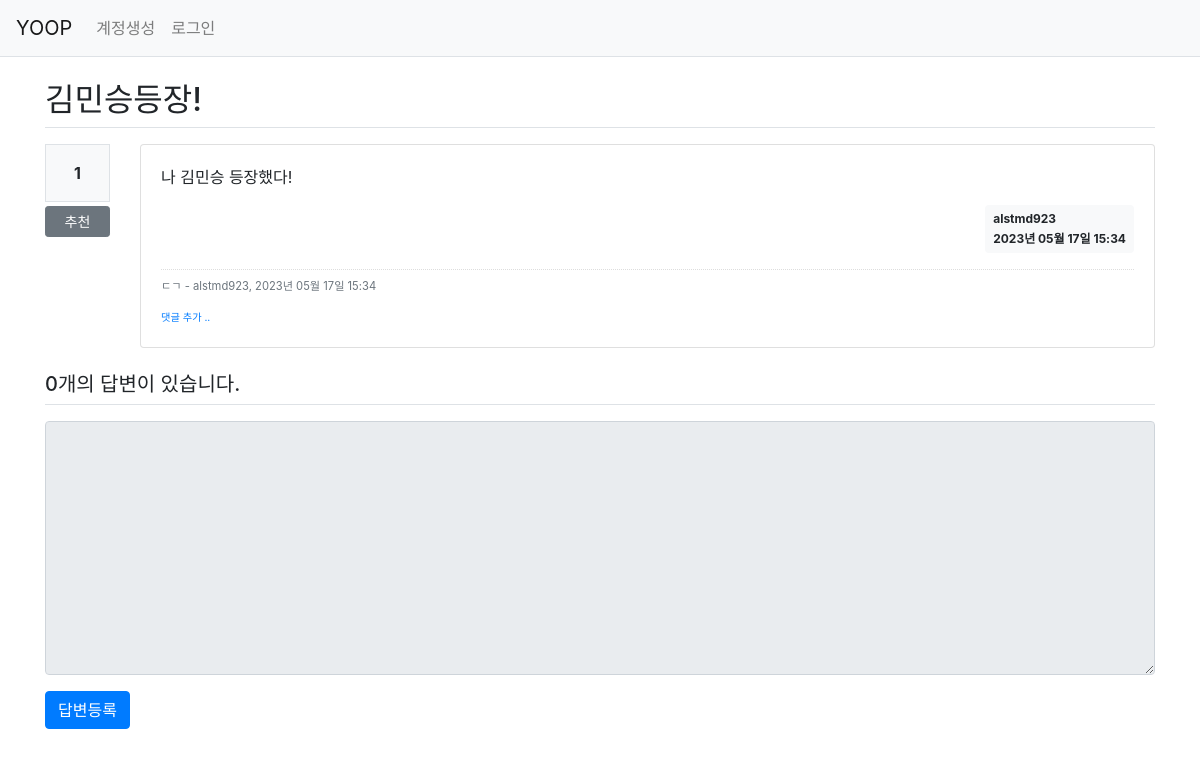
Page /question/detail/306/ on the committed database.
### pybo/models.py (models this page shows)
class Question(db.Model):
    id = db.Column(db.Integer, primary_key=True)
    subject = db.Column(db.String(200), nullable=False)
    content = db.Column(db.Text(), nullable=False)
    create_date = db.Column(db.DateTime(), nullable=False)
    user_id = db.Column(db.Integer, db.ForeignKey('user.id', ondelete='CASCADE'), nullable=False)
    user = db.relationship('User', backref=db.backref('question_set'))
    modify_date = db.Column(db.DateTime(), nullable=True)
    voter = db.relationship('User', secondary=question_voter, backref=db.backref('question_voter_set'))

class User(db.Model):
    id = db.Column(db.Integer, primary_key=True)
    username = db.Column(db.String(150), unique=True, nullable=False)
    password = db.Column(db.String(200), nullable=False)
    email = db.Column(db.String(120), unique=True, nullable=False)

class Comment(db.Model):
    id = db.Column(db.Integer, primary_key=True)
    user_id = db.Column(db.Integer, db.ForeignKey('user.id', ondelete='CASCADE'), nullable=False)
    user = db.relationship('User', backref=db.backref('comment_set'))
    content = db.Column(db.Text(), nullable=False)
    create_date = db.Column(db.DateTime(), nullable=False)
    modify_date = db.Column(db.DateTime())
    question_id = db.Column(db.Integer, db.ForeignKey('question.id', ondelete='CASCADE'), nullable=True)
    question = db.relationship('Question', backref=db.backref('comment_set'))
    answer_id = db.Column(db.Integer, db.ForeignKey('answer.id', ondelete='CASCADE'), nullable=True)
    answer = db.relationship('Answer', backref=db.backref('comment_set'))

### pybo/views/question_views.py (the view)
@bp.route('/detail/<int:question_id>/')
def detail(question_id):
    form = AnswerForm()
    question = Question.query.get_or_404(question_id)
    return render_template('question/question_detail.html', question=question, form=form)

### pybo/forms.py
class AnswerForm(FlaskForm):
    content = TextAreaField('내용', validators=[DataRequired('내용은 필수입력 항목입니다.')])

### pybo/filter.py (called while the page is built)
def format_datetime(value, fmt='%Y년 %m월 %d일 %H:%M'):
    return value.strftime(fmt)

### pybo/views/auth_views.py (called while the page is built)
@bp.before_app_request
def load_logged_in_user():
    user_id = session.get('user_id')
    if user_id is None:
        g.user = None
    else:
        g.user = User.query.get(user_id)

### pybo/templates/question/question_detail.html (shortened to what this page needs)
{% extends 'base.html' %}
{% block content %}
<div class="container my-3">
    <h2 class="border-bottom py-2">{{ question.subject }}</h2>
    <div class="row my-3">
        <div class="col-1">
            <div class="bg-light text-center p-3 border font-weight-bolder mb-1">{{ question.voter|length }}</div>
            <a href="#" data-uri="{{ url_for('vote.question', question_id=question.id) }}"
               class="recommend btn btn-sm btn-secondary btn-block my-1">추천</a>
        </div>
        <div class="col-11">
            <div class="card">
                <div class="card-body">
                    <div class="card-text">{{ question.content|markdown }}</div>
                    <div class="d-flex justify-content-end">
                        <div class="badge badge-light p-2 text-left">
                            <div class="mb-2">{{ question.user.username }}</div>
                            <div>{{ question.create_date|datetime }}</div>
                        </div>
                    </div>
                    {% if question.comment_set|length > 0 %}
                    <div class="mt-3">
                    {% for comment in question.comment_set %}
                        <div class="comment py-2 text-muted">
                            <span style="white-space: pre-line;">{{ comment.content }}</span>
                            <span>
                                - {{ comment.user.username }}, {{ comment.create_date|datetime }}
                            </span>
                        </div>
                    {% endfor %}
                    </div>
                    {% endif %}
                    <div>
                        <a href="{{ url_for('comment.create_question', question_id=question.id) }}"
                           class="small"><small>댓글 추가 ..</small></a>
                    </div>
                </div>
            </div>
        </div>
    </div>
    <h5 class="border-bottom my-3 py-2">{{ question.answer_set|length }}개의 답변이 있습니다.</h5>
    <form action="{{ url_for('answer.create', question_id=question.id) }}" method="post" class="my-3">
        <div class="form-group">
            <textarea {% if not g.user %}disabled{% endif %}
                    name="content" id="content" class="form-control" rows="10"></textarea>
        </div>
        <input type="submit" value="답변등록" class="btn btn-primary">
    </form>
</div>
{% endblock %}

### pybo/static/style.css (style rules this page uses)
.comment { border-top:dotted 1px #ddd; font-size:0.7em; }

### rows in the picture
Question: subject "김민승등장!", content "나 김민승 등장했다!", create_date "2023년 05월 17일 15:34"
User: user.username "alstmd923"
Comment: content "ㄷㄱ", user.username "alstmd923", create_date "2023년 05월 17일 15:34"

### other values in the picture
{{ question.voter|length }} "1"
{{ question.answer_set|length }} "0"
